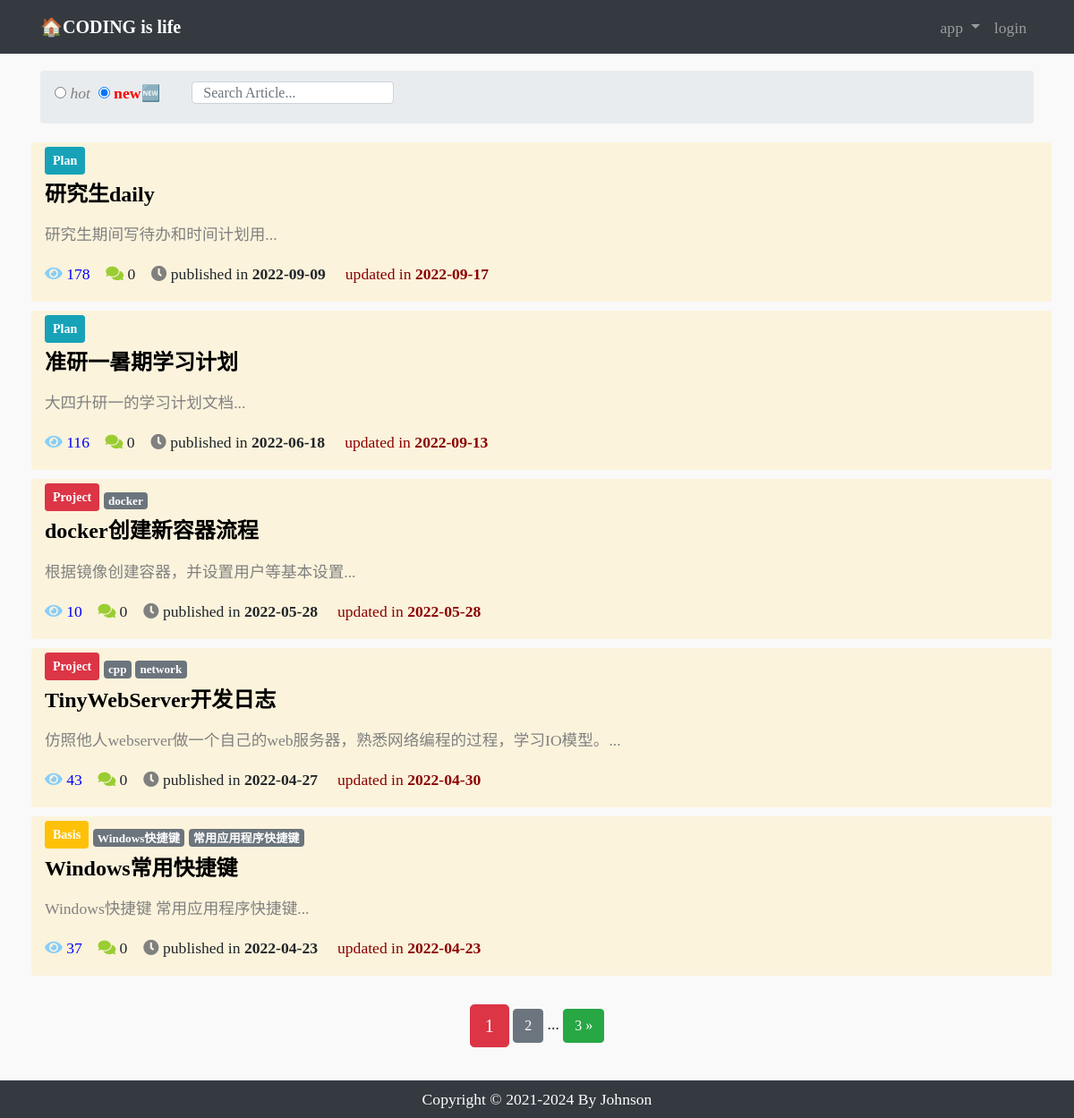
Page /article/article-list/ on the earlier database version.
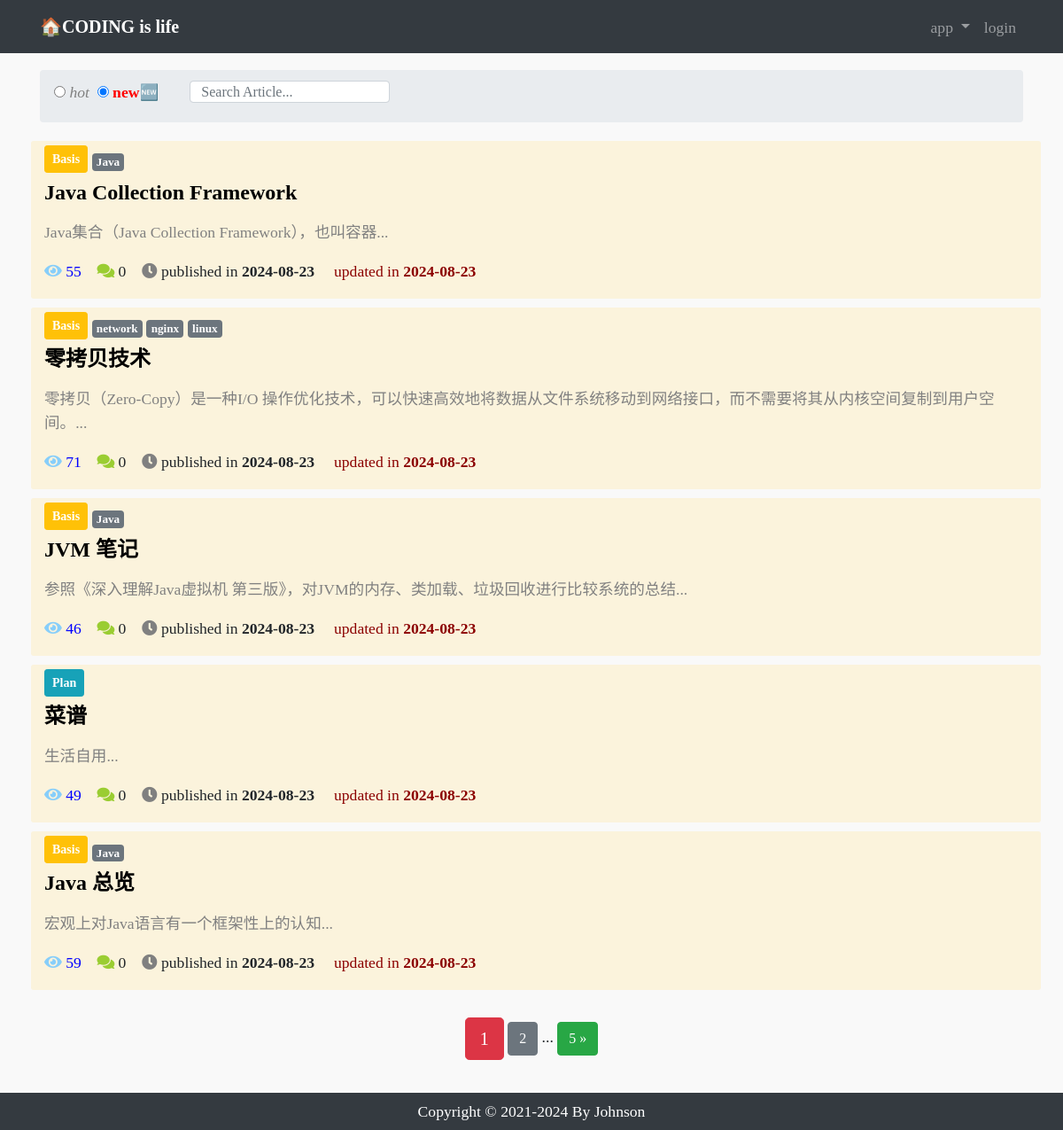
Same page on the later database version.
### article/models.py (models this page shows, shortened)
class ArticlePost(models.Model):
    author = models.ForeignKey(User, on_delete=models.CASCADE)
    title = models.CharField(max_length=100)
    introduction = models.CharField(max_length=100, default="这是一篇文章..")
    body = models.TextField()
    created = models.DateTimeField(default=timezone.now)
    updated = models.DateTimeField(auto_now=True)
    tags = TaggableManager(blank=True)
    total_views = models.PositiveIntegerField(default=0)
    column = models.ForeignKey(
        ArticleColumn,
        null=True,
        blank=True,
        on_delete=models.CASCADE,
        related_name='article',
    )
    class Meta:
        ordering = ('-created', )

class ArticleColumn(models.Model):
    title = models.CharField(max_length=100, blank=True)
    created = models.DateTimeField(default=timezone.now)
    def __str__(self):
        return self.title

### article/views.py (the view)
# urls.py: path('article-list/', views.article_list, name='article_list'),
def article_list(request):
    search = request.GET.get('search')
    order = request.GET.get('order')
    column = request.GET.get('column')
    tag = request.GET.get('tag')
    article_list = ArticlePost.objects.all()
    if search:
        article_list = article_list.filter(
            Q(title__icontains=search) |
            Q(body__icontains=search)
        )
    else:
        search = ''
    column_ids = ArticleColumn.objects.filter(title=column)
    if column_ids:
        article_list = article_list.filter(column=column_ids[0])
    if tag and tag != 'None':
        article_list = article_list.filter(tags__name__in=[tag])
    if order == 'total_views':
        article_list = article_list.order_by('-total_views')
    paginator = Paginator(article_list, 5)
    page = request.GET.get('page')
    articles = paginator.get_page(page)
    context = {
        'articles':articles,
        'order': order,
        'search': search,
        'column': column,
        'tag': tag,
    }
    return render(request, 'article/list.html', context)

### templates/article/list.html (shortened to what the changed rows need)
{% extends "base.html" %}
{% load static %}
{% block content %}
<div class="container">
    <div class="row mt-2">
        {% for article in articles %}
            <div class="col-12 article-list-item" onclick="window.location.href='{% url 'article:article_detail' article.id %}'">
                {% if article.column %}
                    <button type="button" style="font-weight:bold"
                        class="btn btn-sm mb-2
                            {% if article.column.title == 'Project' %}
                                btn-danger
                            {% elif article.column.title == 'Algorithm' %}
                                btn-success
                            {% elif article.column.title == 'Basis' %}
                                btn-warning
                            {% elif article.column.title == 'Plan'%}
                                btn-info
                            {% elif article.column.title == 'Template' %}
                                btn-primary
                            {% elif article.column.title == 'Script' %}
                                btn-dark
                            {% endif %}
                        "
                    >
                        <a href="{% url 'article:article_list' %}?column={{ article.column.title }}" style="color:white">{{ article.column }}</a>
                    </button>
                {% endif %}
                <span>
                    {% for tag in article.tags.all %}
                        <a href="{% url 'article:article_list' %}?tag={{ tag }}"
                           class="badge badge-secondary"
                        >
                            {{ tag }}
                        </a>
                    {% endfor %}
                </span>
                <h4>
                    <b>
                        <a href="{% url 'article:article_detail' article.id %}"
                           style="color: black;" target="_blank"
                        >
                            {{ article.title }}
                        </a>
                    </b>
                </h4>
                <div>
                    <p style="color: gray;">
                        {{ article.introduction }}...
                    </p>
                </div>
                <p>
                    <span style="color:blue">
                        <i class="fas fa-eye" style="color: lightskyblue;"></i>
                        {{ article.total_views }}&nbsp;&nbsp;&nbsp;
                    </span>
                    <span>
                        <i class="fas fa-comments" style="color: yellowgreen;"></i>
                        {{ article.comments.count }}&nbsp;&nbsp;&nbsp;
                    </span>
                    <span>
                        <i class="fas fa-clock" style="color:grey;"></i>
                        published in <strong>{{ article.created|date:'Y-m-d' }}</strong> &nbsp;&nbsp;&nbsp;
                    </span>
                    <span style="color: darkred;">
                        updated in <strong>{{ article.updated|date:'Y-m-d' }}</strong>
                    </span>
                </p>
            </div>
        {% endfor %}
    </div>
</div>
<br>
<div class="pagination">
    <div class="m-auto">
        <span class="step-links">
            <span class="current btn btn-danger btn-lg">
                {{ articles.number }}
            </span>
            {% if articles.has_next %}
                <a href="?page={{ articles.next_page_number }}&order={{ order }}&search={{ search }}&column={{ column }}&tag={{ tag }}" class="btn btn-secondary">
                    {{ articles.next_page_number }}
                </a>
                <span>...</span>
                <a href="?page={{ articles.paginator.num_pages }}&order={{ order }}&search={{ search }}&column={{ column }}&tag={{ tag }}" class="btn btn-success">
                    {{ articles.paginator.num_pages }} &raquo;
                </a>
            {% endif %}
        </span>
    </div>
</div>
{% endblock content %}

Differences in the rows shown:
no longer on this page (row edited): ArticlePost: column "Plan", title "研究生daily", introduction "研究生期间写待办和时间计划用", total_views "178", comments.count "0", created "2022-09-09", updated "2022-09-17"
removed ArticlePost: column "Plan", title "准研一暑期学习计划", introduction "大四升研一的学习计划文档", total_views "116", comments.count "0", created "2022-06-18", updated "2022-09-13"
no longer on this page (row edited): ArticlePost: column "Project", title "docker创建新容器流程", introduction "根据镜像创建容器，并设置用户等基本设置", total_views "10", comments.count "0", created "2022-05-28", updated "2022-05-28"
no longer on this page (row unchanged): Tag: name "docker", shown under "Project"
no longer on this page (row edited): ArticlePost: column "Project", title "TinyWebServer开发日志", introduction "仿照他人webserver做一个自己的web服务器，熟悉网络编程的过程，学习IO模型。", total_views "43", comments.count "0", created "2022-04-27", updated "2022-04-30", Tag (name "network")
no longer on this page (row unchanged): Tag: name "cpp", shown under "Project"
no longer on this page (row edited): ArticlePost: column "Basis", title "Windows常用快捷键", introduction "Windows快捷键 常用应用程序快捷键", total_views "37", comments.count "0", created "2022-04-23", updated "2022-04-23"
no longer on this page (row unchanged): Tag: name "Windows快捷键", shown under "Basis"
no longer on this page (row unchanged): Tag: name "常用应用程序快捷键", shown under "Basis"
added ArticlePost: column "Basis", title "Java Collection Framework", introduction "Java集合（Java Collection Framework），也叫容器", total_views "55", comments.count "0", created "2024-08-23", updated "2024-08-23"
added Tag: name "Java"
added ArticlePost: column "Basis", title "零拷贝技术", introduction "零拷贝（Zero-Copy）是一种I/O 操作优化技术，可以快速高效地将数据从文件系统移动到网络接口，而不需要将其从内核空间复制到用户空间。", total_views "71", comments.count "0", created "2024-08-23", updated "2024-08-23", Tag (name "network")
now on this page (row unchanged): Tag: name "nginx", shown under "Basis"
added Tag: name "linux", shown under "Basis"
added ArticlePost: column "Basis", title "JVM 笔记", introduction "参照《深入理解Java虚拟机 第三版》，对JVM的内存、类加载、垃圾回收进行比较系统的总结", total_views "46", comments.count "0", created "2024-08-23", updated "2024-08-23"
added ArticlePost: column "Plan", title "菜谱", introduction "生活自用", total_views "49", comments.count "0", created "2024-08-23", updated "2024-08-23"
added ArticlePost: column "Basis", title "Java 总览", introduction "宏观上对Java语言有一个框架性上的认知", total_views "59", comments.count "0", created "2024-08-23", updated "2024-08-23"
Other differences:
{{ articles.paginator.num_pages }}: "3" → "5"
